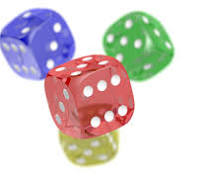
#> input picture image_processing/Image Color Conversion/image1.png, 204 x 192 px
$ python main.py
#> lines starting #> are read from the running program, lines starting #| are printed output that depends on the picture; after the words box and inside, x2 and y2 are one past the last pixel; in counts of white or black regions, pixels touching at a corner belong together
# Modules
import cv2

from matplotlib import pyplot as plt

# File Path
Image_Path = r"./image1.png"

# Image Read to 'Image' Variable
Image = cv2.imread(Image_Path)
#> Image is the input picture: shape (192, 204, 3); mean B, G, R 210, 210.5, 218

# Check if Image is read successfully
if Image is None:
    print("Err: Image not Found!")
    exit()

# Convert the image into Gray Scale Image, Binary Image, RGB Image
Gray_Scaled_Image = cv2.cvtColor(Image, cv2.COLOR_BGR2GRAY)
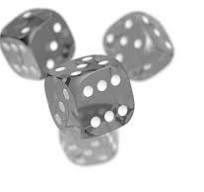
#> Gray_Scaled_Image: shape (192, 204); min 19, max 255, mean 212.7

_, Binary_Image = cv2.threshold(Gray_Scaled_Image, 127, 255, cv2.THRESH_BINARY)
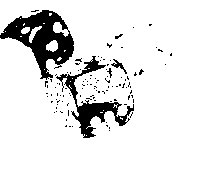
#> Binary_Image: shape (192, 204); 89.9% white; 108 black regions (104 under 20 px), largest, box (x1, y1, x2, y2) and area: (0, 10, 74, 80) 2189, (56, 56, 134, 138) 1333, (111, 59, 127, 74) 66, (107, 68, 112, 78) 21

RGB_Image = cv2.cvtColor(Image, cv2.COLOR_BGR2RGB)

Equalized_Image = cv2.equalizeHist(Gray_Scaled_Image)
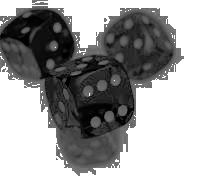
#> Equalized_Image: shape (192, 204); min 0, max 255, mean 163.8

# Plot All Images

## Set Size of Plot Window or Figure
plt.figure(figsize=(15, 12))

## Plot for RGB Image
plt.subplot(3, 3, 1)
plt.imshow(RGB_Image)
plt.title("RGB Image")
plt.axis("off")

## Plot for Gray Scale Image
plt.subplot(3, 3, 2)
plt.imshow(Gray_Scaled_Image, cmap="gray")
plt.title("Gray Scale Image")
plt.axis("off")

## Plot for Black and White Image
plt.subplot(3, 3, 3)
plt.imshow(Binary_Image, cmap="gray")
plt.title("Binary Image")
plt.axis("off")

## Plot for Histogram
plt.subplot(3, 3, 4)
plt.hist(Gray_Scaled_Image.ravel(), 256, [0, 256], color='blue')
plt.title("Histogram (Gray Image)")
plt.xlabel("Pixel Intensity")
plt.ylabel("Count")

# Plot for Equalized Image
plt.subplot(3, 3, 5)
plt.imshow(Equalized_Image, cmap="gray")
plt.title("Equalized Image")
plt.axis("off")

# Plot for Histogram of Equalized Image
plt.subplot(3, 3, 6)
plt.hist(Equalized_Image.ravel(), 256, [0, 256], color='green')
plt.title("Histogram (Equalized Image)")
plt.xlabel("Pixel Intensity")
plt.ylabel("Count")

## Display
plt.tight_layout()
plt.show()
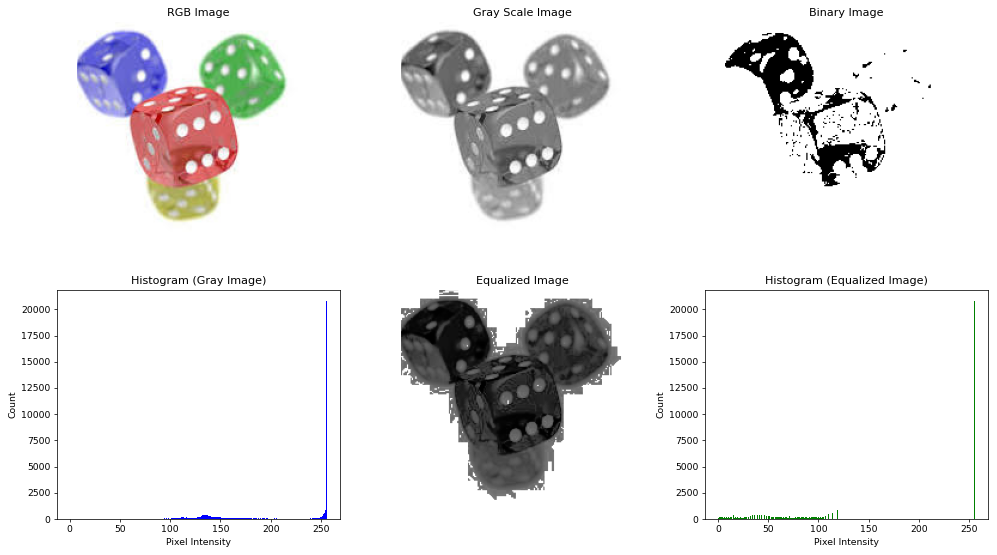
#> figure drawn by matplotlib, 6 panels; panel 4: tallest bar 20817 high, from x = 255 to 256; panel 6: tallest bar 20817 high, from x = 255 to 256
